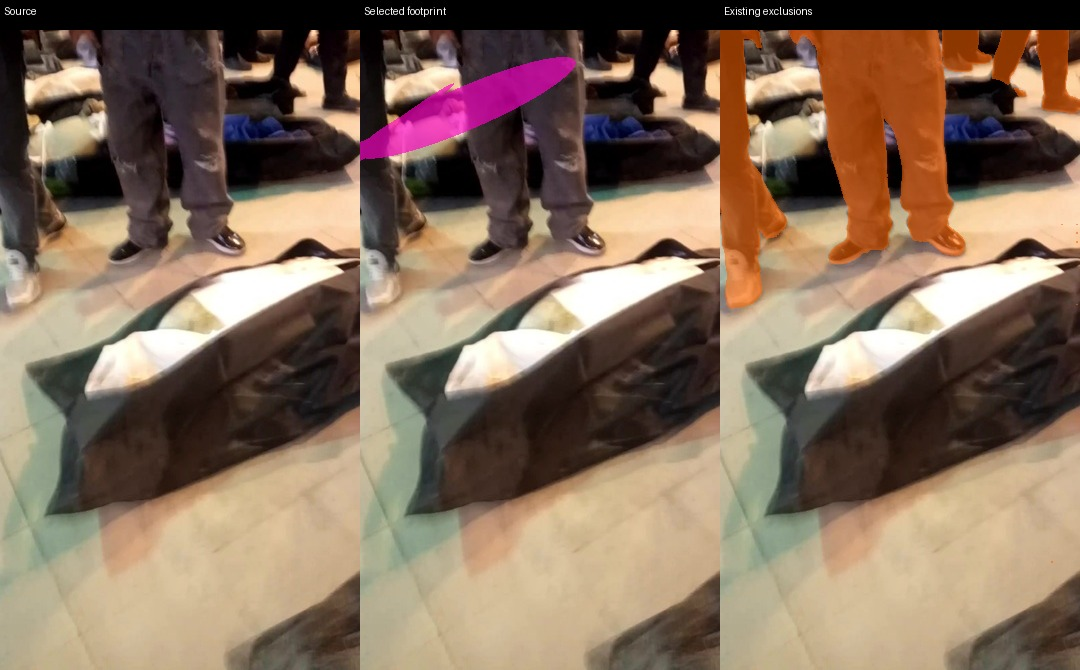
#> input picture evidence/ghost-feedback/trace-example/frame_006449.jpg, 1080 x 670 px
$ python -i sanitize_geometry.py   (imports and definitions only)
#> lines starting #> are read from the running program, lines starting #| are printed output that depends on the picture
#!/usr/bin/env python3
"""Remove invalid sparse point tracks from a copy of a SIMPLE_RADIAL TXT model.

Recomputes projections rather than trusting stored point errors. Keeps every
camera and feature coordinate, removing reciprocal associations for rejected
points. Does not alter source frames, refine poses, train, or publish.
"""
import argparse
import json
from pathlib import Path
import shutil

import numpy as np

from clean_static_geometry import digest, rotation


def sanitize(source, output, maximum=100.0):
    if output.exists():
        raise ValueError('Use a fresh output directory; preserve previous models')
    if not np.isfinite(maximum) or maximum <= 0:
        raise ValueError('Positive finite projection threshold required')
    cameras = {}
    for line in (source/'cameras.txt').read_text().splitlines():
        if line.strip() and not line.startswith('#'):
            row = line.split()
            if row[1] != 'SIMPLE_RADIAL':
                raise ValueError('Expected distorted SIMPLE_RADIAL input')
            cameras[int(row[0])] = np.array(row[4:], float)
    points = {}
    with (source/'points3D.txt').open() as f:
        for line in f:
            if line.strip() and not line.startswith('#'):
                row = line.split(); points[int(row[0])] = list(map(float, row[1:4]))
    ids = np.array(sorted(points), dtype=np.int64)
    if not len(ids):
        raise ValueError('Empty model')
    xyz = np.array([points[i] for i in ids])
    rejected, observations, camera_count = set(), [], 0
    with (source/'images.txt').open() as f:
        for line in f:
            if not line.strip() or line.startswith('#'):
                continue
            row = line.split(); camera_count += 1
            obs = np.fromstring(next(f).strip(), sep=' ').reshape(-1, 3)
            obs = obs[obs[:, 2] >= 0]
            if not len(obs):
                continue
            point_ids = obs[:, 2].astype(np.int64)
            indices = np.searchsorted(ids, point_ids)
            if np.any(indices >= len(ids)) or not np.all(ids[indices] == point_ids):
                raise ValueError('Unknown point association')
            R = rotation(row); t = np.array(row[5:8], float)
            params = cameras[int(row[8])]
            if not all(np.isfinite(v).all() for v in [R, t, params]):
                raise ValueError('Invalid camera parameters; point filtering is insufficient')
            camera = xyz[indices] @ R.T + t
            focal, cx, cy, radial = params
            with np.errstate(divide='ignore', invalid='ignore', over='ignore'):
                xy = camera[:, :2] / camera[:, 2, None]
                projection = focal*xy*(1+radial*(xy*xy).sum(axis=1))[:, None]+[cx, cy]
                errors = np.linalg.norm(projection-obs[:, :2], axis=1)
            invalid = (camera[:, 2] <= 0) | ~np.isfinite(errors) | (errors > maximum)
            for i in np.flatnonzero(invalid):
                pid = int(point_ids[i]); rejected.add(pid)
                observations.append({'image': row[9], 'point_id': pid,
                    'depth': float(camera[i, 2]) if np.isfinite(camera[i, 2]) else None,
                    'reprojection_px': float(errors[i]) if np.isfinite(errors[i]) else None})
    output.mkdir(parents=True)
    shutil.copyfile(source/'cameras.txt', output/'cameras.txt')
    removed_associations = 0
    with (source/'images.txt').open() as src, (output/'images.txt').open('w') as dst:
        for line in src:
            dst.write(line)
            if not line.strip() or line.startswith('#'):
                continue
            observation_line = next(src)
            obs = np.fromstring(observation_line.strip(), sep=' ').reshape(-1, 3)
            drop = np.isin(obs[:, 2].astype(np.int64), list(rejected))
            if drop.any():
                removed_associations += int(drop.sum()); obs[drop, 2] = -1
                dst.write(' '.join(f'{x:.17g} {y:.17g} {int(pid)}' for x,y,pid in obs)+'\n')
            else:
                dst.write(observation_line)
    with (source/'points3D.txt').open() as src, (output/'points3D.txt').open('w') as dst:
        for line in src:
            if not line.strip() or line.startswith('#') or int(line.split()[0]) not in rejected:
                dst.write(line)
    report = {'cameras_preserved': camera_count, 'original_points': len(points),
        'retained_points': len(points)-len(rejected), 'removed_point_ids': sorted(rejected),
        'removed_associations': removed_associations, 'invalid_observations': observations,
        'maximum_reprojection_px': maximum,
        'source_model_sha256': {n: digest(source/n)
            for n in ['cameras.txt','images.txt','points3D.txt']}}
    (output/'sanitization.json').write_text(json.dumps(report, indent=2, allow_nan=False)+'\n')
    return report


# [7 lines not run here, left out]

>>> import cv2
>>> picture = cv2.imread('../evidence/ghost-feedback/trace-example/frame_006449.jpg', cv2.IMREAD_GRAYSCALE)
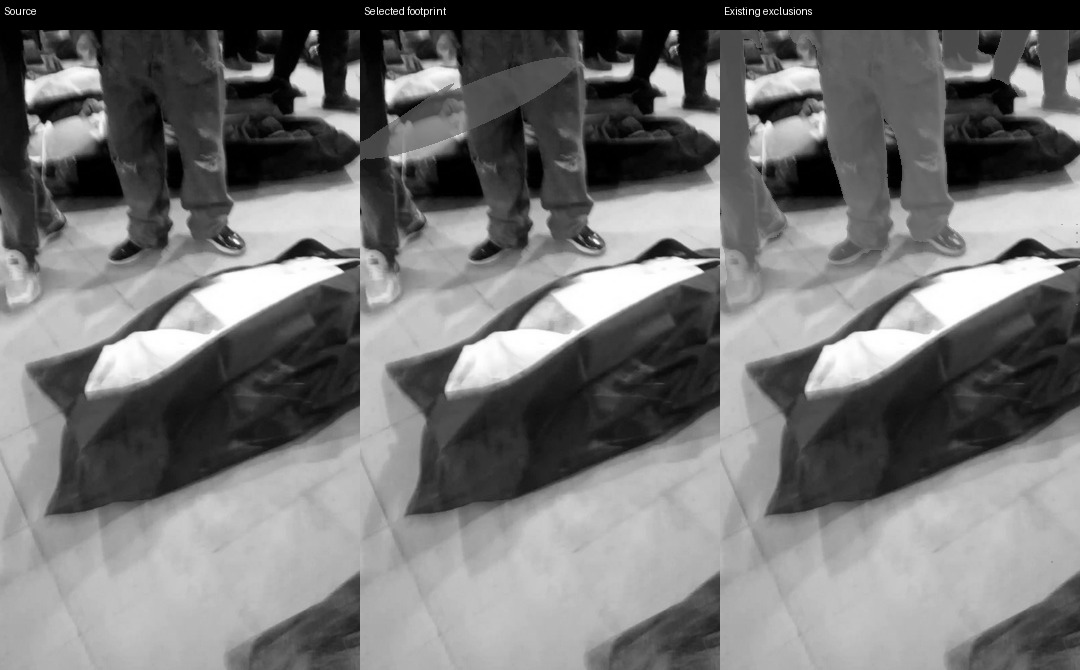
#> picture: shape (670, 1080); min 0, max 255, mean 115.4
>>> result = sanitize(picture, 'out.png')
#> (the run stopped early here; a loop or call above may not have finished)
